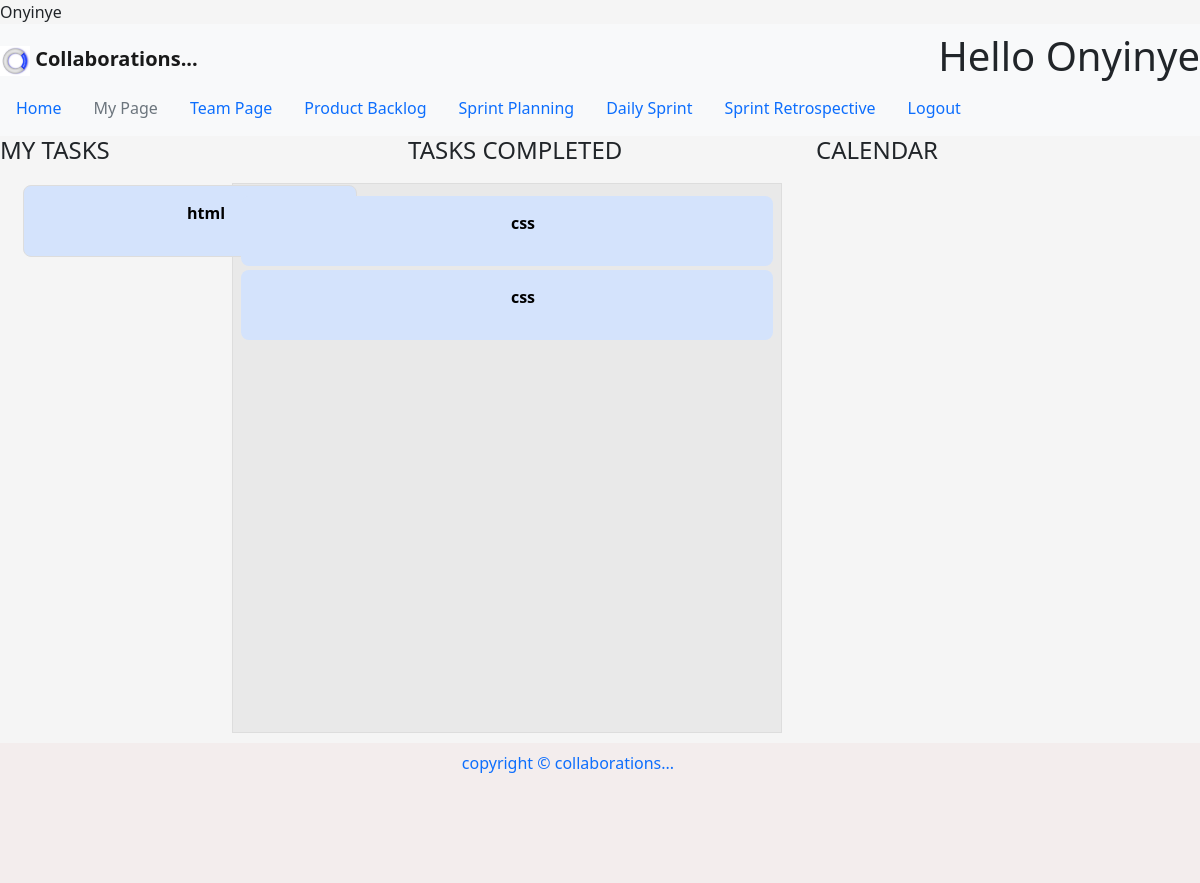
Page /userPage.php (signed in) on the committed database.
### tables this page shows
CREATE TABLE `tasks` (
  `id` int(11) NOT NULL,
  `task` varchar(225) NOT NULL,
  `task_start` date NOT NULL,
  `task_end` date NOT NULL,
  `is_completed` enum('yes','no','maybe') DEFAULT NULL,
  `assigned_to` int(11) DEFAULT NULL
);

### userPage.php (the view, shortened to what this page needs)
<?php
include('dbconnect.php');
$user = $_SESSION['user'];
$result1 = mysqli_query($db,"SELECT * FROM tasks AS T, team_users AS U WHERE T.assigned_to = U.ID AND FirstName = '$user' AND is_completed = 'no'");
$mytask = mysqli_fetch_all($result1,MYSQLI_ASSOC);
$completeResult = mysqli_query($db, "SELECT id, task, is_completed FROM tasks where is_completed = 'yes' ORDER
BY id desc");
$completeTask = mysqli_fetch_all($completeResult,MYSQLI_ASSOC);
?>
<!DOCTYPE html>
<html lang="en">
<head>
    <link href="https://cdn.jsdelivr.net/npm/bootstrap@5.0.0-beta1/dist/css/bootstrap.min.css" rel="stylesheet">
    <link rel="stylesheet" href="//code.jquery.com/ui/1.12.1/themes/base/jquery-ui.css">
    <link rel="stylesheet" href="style.css">
</head>
<body>
<header>
    <nav class="navbar navbar-light bg-light">
        <a class="navbar-brand" href="#">
            <img src="assets/collabo_logo.jpeg" width="30" height="30" class="d-inline-block align-center" alt="collaborations logo"><b class="logoName">
                Collaborations...</b></a>
        <?php
        echo '<h1>Hello '. $_SESSION['user'].'</h1>';
        ?>
        <ul class="nav justify-content-center">
            <li class="nav-item">
                <a class="nav-link active" href="home.php">Home</a>
            </li>
            <li class="nav-item">
                <a class="nav-link disabled" href="userTest.php">My Page</a>
            </li>
            <li class="nav-item">
                <a class="nav-link" href="team_page.php">Team Page</a>
            </li>
            <li class="nav-item">
                <a class="nav-link" href="pBacklog.php">Product Backlog</a>
            </li>
            <li class="nav-item">
                <a class="nav-link" href="try.php">Sprint Planning</a>
            </li>
            <li class="nav-item">
                <a class="nav-link" href="">Daily Sprint</a>
            </li>
            <li class="nav-item">
                <a class="nav-link" href="Chat.php">Sprint Retrospective</a>
            </li>
            <li class="nav-item">
                <a class="nav-link" href="login.php">Logout</a>
            </li>
        </ul>
    </nav>
</header>
<div class="row">
    <div class="col-md-4">
        <h4>MY TASKS </h4>
        <div class="li_containers">
            <?php foreach ($mytask as $key => $item) { ?>
                <div class="ui-widget-content listitems" data-itemid=<?php echo $item['id'] ?> >
                    <ul>
                        <li><strong><?php echo $item['task'] ?></strong></li>
                    </ul>
                </div>
            <?php } ?>
        </div>
    </div>
    <div class="col-md-4">
        <h4>TASKS COMPLETED</h4>
        <div id="droppable" class="ui-widget-header">
            <?php foreach ($completeTask as $key => $citem) { ?>
                <div class="listitems" >
                    <ul>
                        <li><strong><?php echo $citem['task'] ?></strong></li>
                    </ul>
                </div>
            <?php } ?>
        </div>
    </div>
    <div class="col-md-4">
        <h4>CALENDAR</h4>
    </div>
</div>
<footer class="container-fluid">
    <ul class="nav justify-content-center">
        <li class="nav-item">
            <a class="nav-link active" href="#">copyright &copy; collaborations...</a>
        </li>
        <li class="nav-item">
            <a class="nav-link" href="#"></a>
        </li>
        <li class="nav-item">
            <a class="nav-link" href="#"></a>
        </li>
    </ul>
</footer>
</body>
</html>

### style.css (style rules this page uses)
body { background-color:whitesmoke; }
footer { background-color: rgb(243, 237, 237); padding-bottom: 100px; }
header { background-color: rgb(243, 237, 237); }
.row:after { content: ""; display: table; clear: both; }
.li_containers { width: 100%; min-width: 250px; max-width: 350px; margin: 0 15px; padding: 8px; list-style: none; }
.listitems { background-color: #d4e3fc; color: black; border-radius: 8px; padding: 15px 20px; text-align: center; margin: 4px 0px; list-style: none; }
#droppable { width: 550px; height: 550px; padding: 0.5em; float: right; margin: 10px; cursor: pointer; }
li { list-style: none; }

### rows in the picture
tasks: task "html"
tasks: task "css"
tasks: task "css"

### other values in the picture
$_SESSION['user'] "Onyinye"
